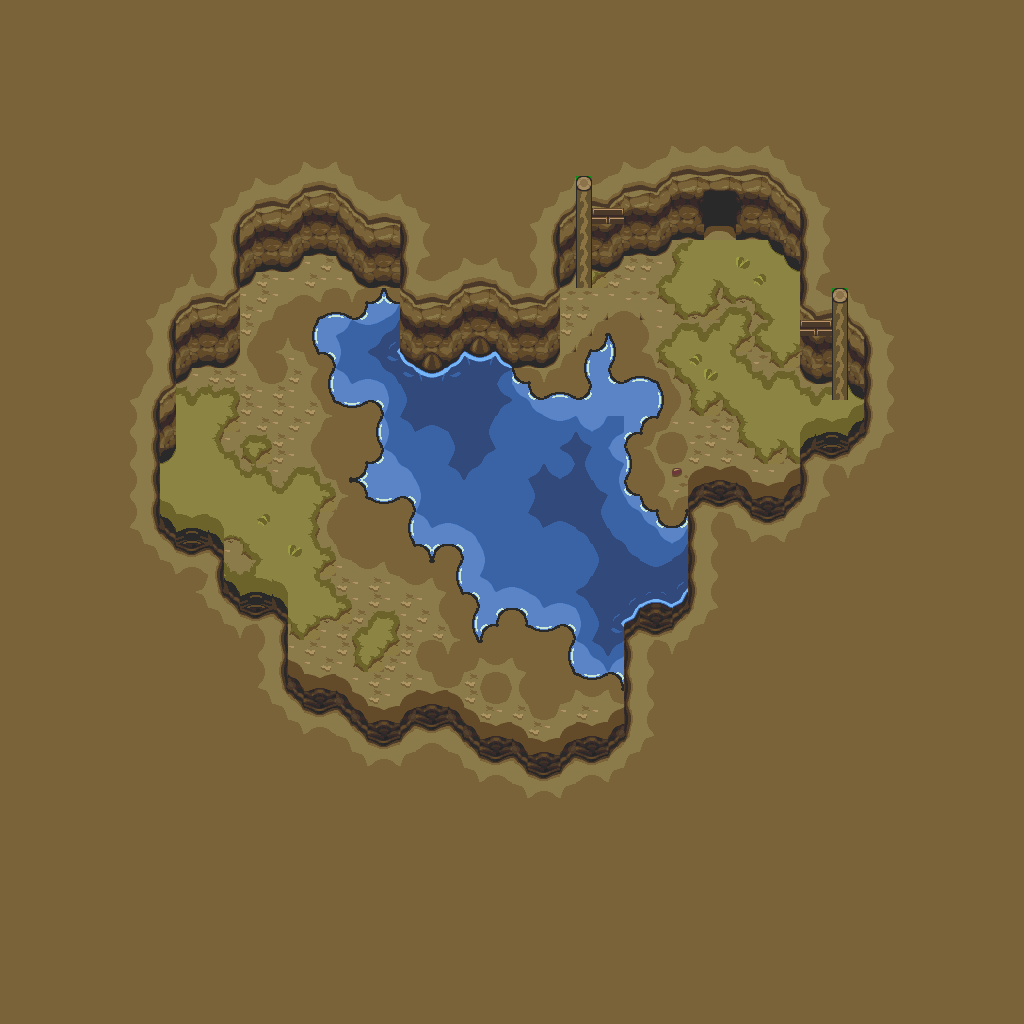

Rendered tile map (Tiled .tmx) drawn with the repository's tilesets; below, a short description and the map source with its tile grids summarised:
An orthogonal 64x64 tile map with 16x16 px tiles, 1 tile layer (base), 2 hidden layers not drawn and 5 objects.

<map version="1.10" tiledversion="1.12.1" orientation="orthogonal" renderorder="right-down" width="64" height="64" tilewidth="16" tileheight="16" infinite="0" nextlayerid="4" nextobjectid="6">
 <tileset firstgid="1" source="../classiciphone_pics4.tsx" />
 <layer id="1" name="base" width="64" height="64">
  <data>[4096 cells, 4096 non-empty, 165 distinct tile ids]</data>
 </layer>
 <layer id="2" name="collision" width="64" height="64" visible="0">
  <properties><property name="collision" value="true" /></properties>
  <data>[4096 cells, 347 non-empty, 1 distinct tile ids]</data>
 </layer>
 <layer id="3" name="water" width="64" height="64" visible="0">
  <properties><property name="terrain" value="water" /></properties>
  <data>[4096 cells, 171 non-empty, 1 distinct tile ids]</data>
 </layer>
 <objectgroup id="4" name="npcs">
  <object id="1" x="592.0" y="224.0" width="16" height="16">
   <properties>
    <property name="gani" value="lampanimation.mng" />
    <property name="script" type="string">-- Auto-converted from GraalScript
-- // NPC made by Stefan Knorr
-- [CLIENT-SIDE — server no-op]
-- if (created) {
-- x = 37.5;
-- y = 13.5;
-- setimgpart lampanimation.mng,0,0,20,36;
-- dontblock;
-- }</property>
   </properties>
  </object>
  <object id="2" x="800.0" y="336.0" width="16" height="16">
   <properties>
    <property name="gani" value="lampanimation.mng" />
    <property name="script" type="string">-- Auto-converted from GraalScript
-- // NPC made by Stefan Knorr
-- [CLIENT-SIDE — server no-op]
-- if (created) {
-- x = 50.5;
-- y = 20.5;
-- setimgpart lampanimation.mng,0,0,20,36;
-- dontblock;
-- }</property>
   </properties>
  </object>
  <object id="3" x="752.0" y="288.0" width="16" height="16">
   <properties>
    <property name="gani" value="light2.png" />
    <property name="script" type="string">-- Auto-converted from GraalScript
-- // NPC made by Stefan Knorr
-- if (created) {
-- setimg light2.png;
self.dontblock = true
end
-- [CLIENT-SIDE — server no-op]
-- if (playerenters) {
-- setzoomeffect 3;
-- setcoloreffect 1,.6,0,0.5;
-- drawaslight;
-- }</property>
   </properties>
  </object>
  <object id="4" x="544.0" y="176.0" width="16" height="16">
   <properties>
    <property name="gani" value="light2.png" />
    <property name="script" type="string">-- Auto-converted from GraalScript
-- // NPC made by Stefan Knorr
-- if (created) {
-- setimg light2.png;
self.dontblock = true
end
-- [CLIENT-SIDE — server no-op]
-- if (playerenters) {
-- setzoomeffect 3;
-- setcoloreffect 1,.6,0,0.5;
-- drawaslight;
-- }</property>
   </properties>
  </object>
  <object id="5" x="128.0" y="288.0" width="16" height="16">
   <properties>
    <property name="script" type="string">-- Auto-converted from GraalScript
-- // NPC made by maximus_asinus
-- [CLIENT-SIDE — server no-op]
-- if (playerenters) {
-- seteffect 0,0,0,.75;
-- }</property>
   </properties>
  </object>
 </objectgroup>
</map>
